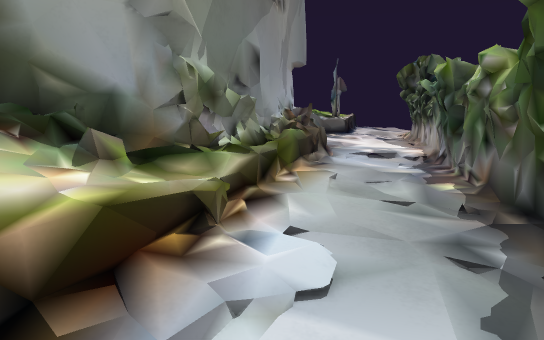
view 1 (above)

12 first-person views from a walk through a level from a Godot 3-D game. The camera is 1.2 m above the floor, tilts 14° down and sees 80° across. The floor is counted in squares, 0.5 m on a side. Each view is taken from the middle of a square. On the plan, view 1 faces up. The plan holds only what a view shows up to about 20 squares ahead; the rest is blank. The place goes on beyond the plan.

view 2
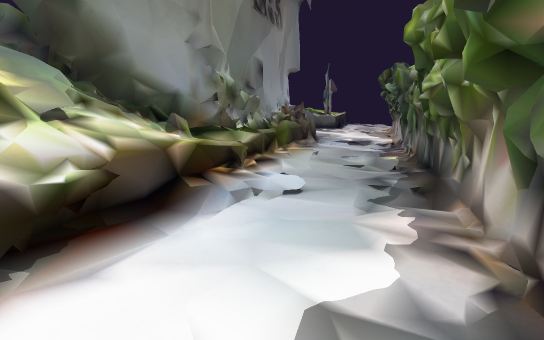

view 3
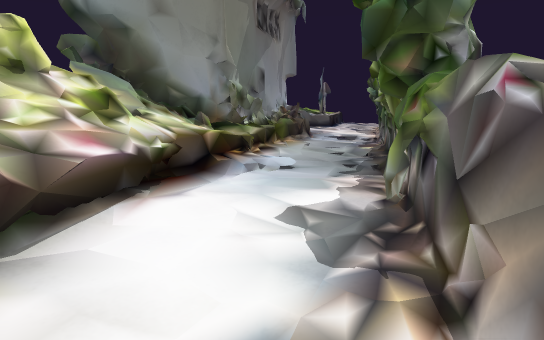

view 4
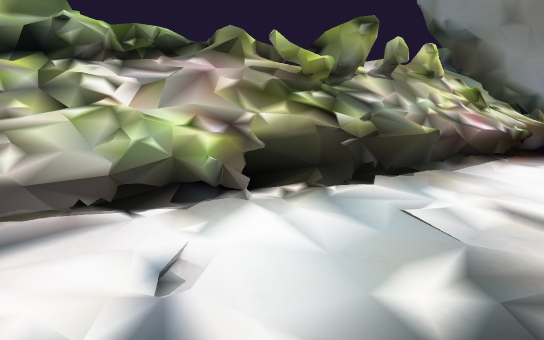

view 5
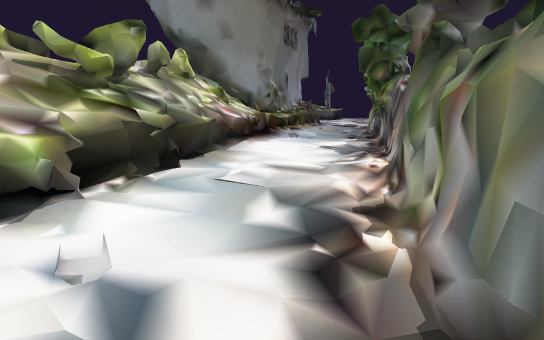

view 6
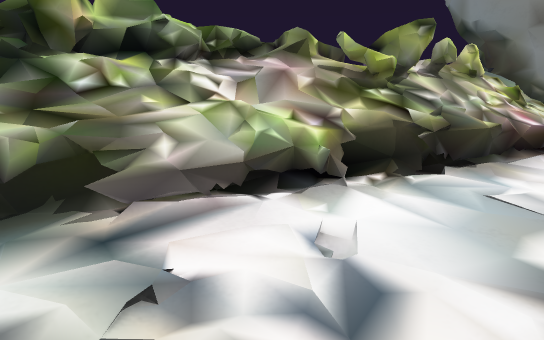

view 7
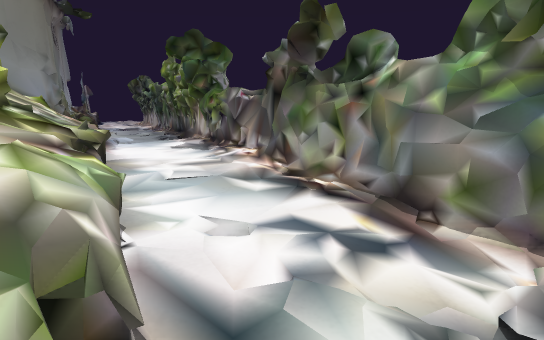

view 8
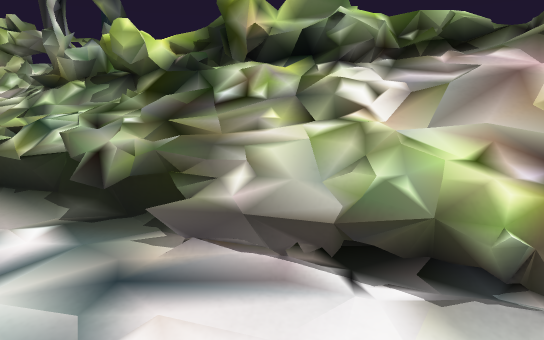

view 9
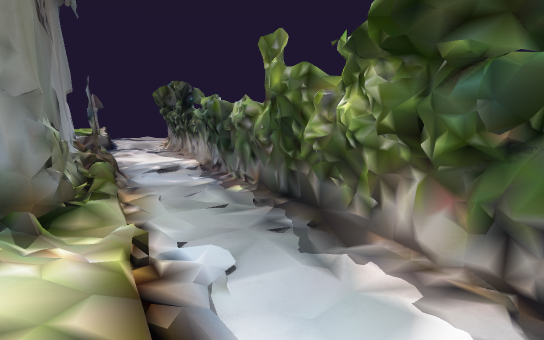

view 10
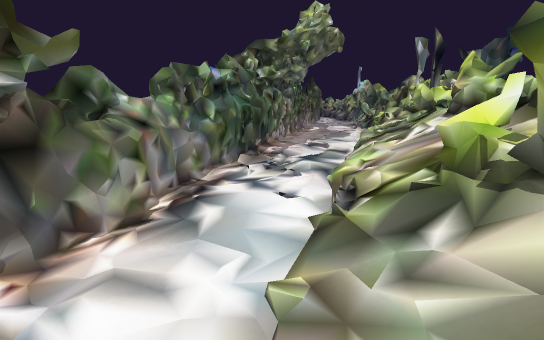

view 11
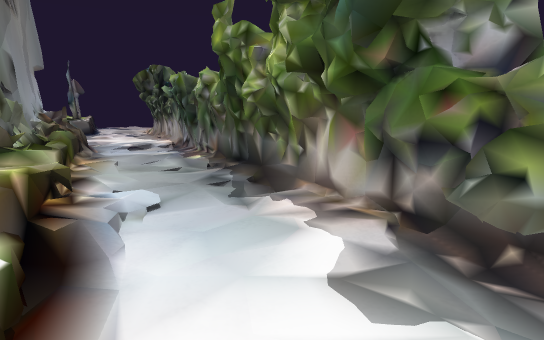

view 12
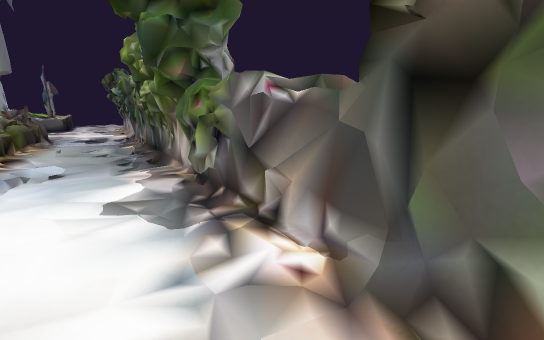

### Floor plan
Key: @ floor where view 1 was taken; # wall or solid block; . main floor; : floor 0.25 m higher than the main floor; - floor 0.25 m lower than the main floor; + floor 0.5 m higher than the main floor; _ floor 0.5 m lower than the main floor; * floor 0.75 m higher than the main floor; < floor 0.75 m lower than the main floor; % floor 1 m higher than the main floor; & floor 1.25 m higher than the main floor; $ floor 1.75 m higher than the main floor; / step, stairs or slope; = window, fence, low wall or low ledge.
Columns run from 13 left of view 1 to 7 right of it. Each row starts with its distance up from view 1.
 15              ##=<<<<
 14             ##/<<<<<#
 13             #//___<<#
 12             #//____<#
 11            ##/__<<<<#
 10            ##/__<<_##
  9            #/___<__##
  8          ###/_____<#
  7       ####:./_____##
  6       =#*++.//____##
  5       #%//::///__ #
  4       # //+:-/___##
  3        &//+--____#
  2        &%//---__##
  1        &%//-----##
  0       #/%/:--@--#
 -1        ////-----#
 -2        ////-----#
 -3       ==//.----=#
 -4        ///-----=#
 -5       #//=.----##
 -6      ##/*=..--.##
 -7      ///#=.....#
 -8     ////=......#
 -9     ////......##
-10    ////=......##
-11    ////=.....-#
-12   #/////.....##
-13  #=//////....##
-14  #=//*=......#
-15 ##=//*+....-.#
-16  $//%=....--=#
-17  #=//=.:...-##
-18  #= *...//.###

Positions as (right, up) in squares from view 1, and headings:
1: (0, 0), facing up
2: (0, -5), facing up
3: (0, -9), facing up
4: (-1, -15), facing up-left
5: (-2, -17), facing up
6: (-2, -17), facing up-left
7: (-8, -18), facing up-right
8: (-3, -14), facing left
9: (-4, -2), facing up-right
10: (-4, -2), facing down
11: (-3, -4), facing up-right
12: (-2, -10), facing up-right
